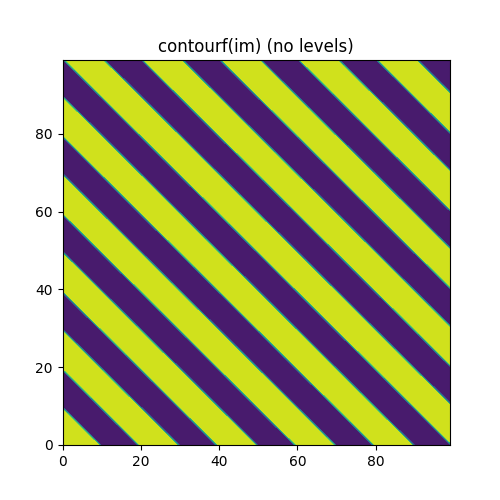

Write Python code to recreate this figure.

import numpy as np
import matplotlib.pyplot as plt

# Test case from the user
ii, jj = np.ogrid[:100, :100]
im = (ii+jj) % 20 < 10

print(f"im dtype: {im.dtype}")
print(f"im is boolean: {np.issubdtype(im.dtype, bool)}")

fig, (ax1, ax2) = plt.subplots(1, 2, figsize=(10, 5))

# Test contour without levels
contour1 = ax1.contour(im)
ax1.set_title("contour(im) (no levels)")
print(f"\ncontour levels without explicit levels: {contour1.levels}")

# Test contour with levels=[.5]
contour2 = ax2.contour(im, levels=[.5])
ax2.set_title("contour(im, levels=[.5])")
print(f"contour levels with explicit levels=[.5]: {contour2.levels}")

# Test contourf with boolean array
fig2, ax3 = plt.subplots(1, 1, figsize=(5,5))
contourf1 = ax3.contourf(im)
ax3.set_title("contourf(im) (no levels)")
print(f"\ncontourf levels without explicit levels: {contourf1.levels}")

plt.savefig("test_contour_bool.png")
print("\nSaved test figure to test_contour_bool.png")
